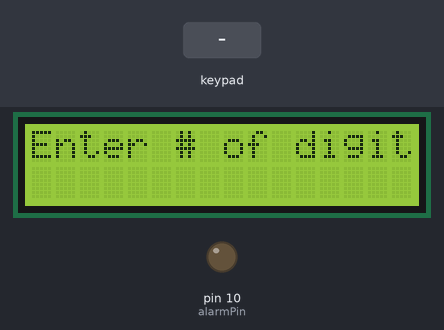
A sketch run on a simulated Arduino Uno, built with avr-gcc and run on an emulated ATmega328P. Shown: 16×2 character LCD, output pins drawn as LEDs (lit = HIGH). The test bench sets the inputs (shaded band). EEPROM starts erased; no radio packets arrive unless stated.

Above: at 0.8 s.
0.9 s: keypad keys 1 3 9 7 # pressed 0.4 s apart
At 3.1 s:
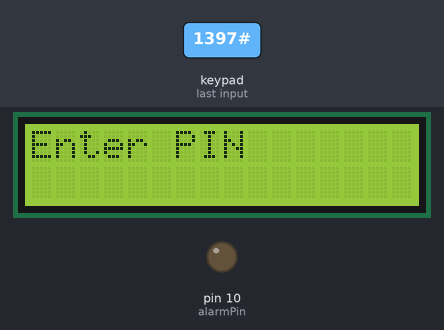
4.4 s: key '3' pressed
At 5.1 s:
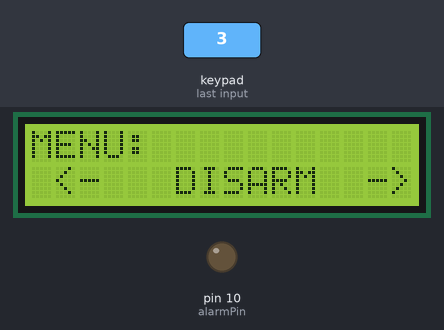
5.9 s: key '4' pressed
At 6.7 s:
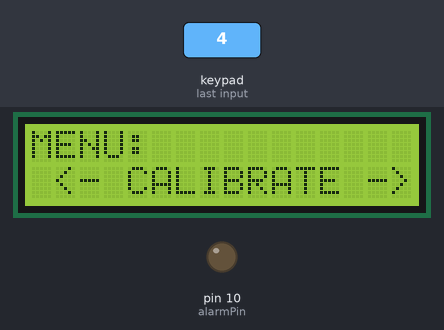
7.4 s: keypad keys 5 4 3 2 # pressed 0.4 s apart
At 9.5 s:
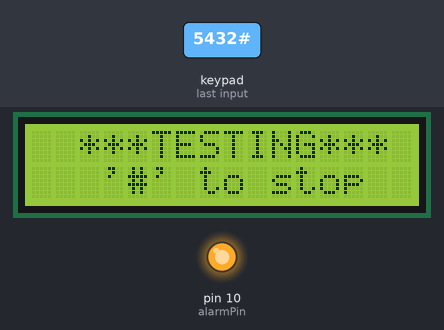
10.9 s: key '#' pressed
At 10.91 s:
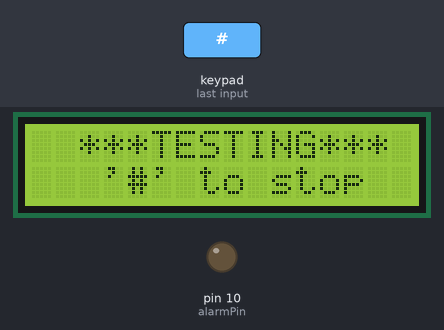
12.4 s: keypad keys 8 7 6 pressed 0.4 s apart
At 13.6 s:
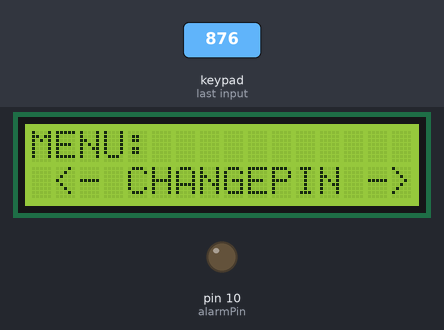
Timing chart, 0 to 15.4 s (numbered marks = the images above; inputs shaded):
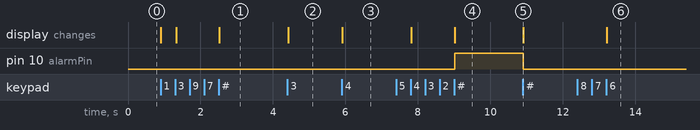

The sketch:

ControlUnit-revised.ino
```cpp
/***********************************************************************
*  Program: Control Unit Firmware for the GunSafe EasyUse Locking System
*
* Authors: Jake Lantz, Charles Rathe,    (software specialty)
*        Phil Partipilo, Nick Bertram  (hardware specialty)
*
* Description: Firmware which recieves input from sensor via  rf transmitter
*        and controls most of the basic functions of
*        the GunSafe EasyUse Alarm System, including:
*         Keypad -> Using Keypad library
*         LCD -> Using LiquidCrystal library
*         RF Receier -> Using VirtualWire library
*
************************************************************************/

// Referenced Libraries
  #include "Keypad.h"
  #include "LiquidCrystal.h"
  #include "EEPROM.h"
  #include "VirtualWire.h"
  #include "pitches.h"

// Global Variables
  const int eeAddr = 1;                   // Byte of EEPROM where start of PIN is
  const int digitAddr = 0;                // Byte of EEPROM where number of digits in PIN is stored: if 0, pick PIN
  const int rxPin = 9;                    // Defines which PIN recieves data from transmitter
  const int alarmPin = 10;                // Defines PIN which alarm is sent to
  const int timerIter = 61;               // 16ms per count

  const float defaultTH = 70;             // Default pressure threshhold for alarm (V)

  int addr;                               // Holds current address
  int STATE = 0;                          // Defines state of system (Armed : 1)
  int pin_digits;                         // Number of digits in the pin
  int option = 0;                         // Holds current menu option
  int count = 0;                          // Generic counting variable
  int digit = 0;                          // Temporarily holds digits
  int timerCount = 0;                     // Keeps track of # of timer cycles
  int currentTH = 70;                     // Current threshhold set by user (V)
  int reading;                            // Holds reading from rf

  bool selecting;                         // Determines whether the user is selecting an option
  bool entering;                          // Determines whether the user is entering a PIN
  bool isValid;                           // Return value after validating PIN
  bool rx_wait = true;                    // Loop variable for recieving message

  char key;                               // Holds characters read from KeyPad
  char newPIN[9];                         // Holds user-entered PIN

// Set up Keypad and LCD
  const byte ROWS = 4;
  const byte COLS = 3;

  char keys[ROWS][COLS] =
  {{'1','2','3'},
    {'4','5','6'},
    {'7','8','9'},
    {'*','0','#'}};

  byte rowPins[ROWS] = {5, 4, 3, 2};
  byte colPins[COLS] = {8, 7, 6};

  Keypad keypad = Keypad( makeKeymap(keys), rowPins, colPins, ROWS, COLS );
  LiquidCrystal lcd(13, 11, A0, A1, A2, A3);

////////////////////////////////////////////////////////////////////
//                          Setup                                 //
////////////////////////////////////////////////////////////////////

void setup(){

// Disable Interrupts
  cli();

// Set up Serial (debugging)
  Serial.begin(9600);

// Set up pin I/O
  pinMode(rxPin, INPUT);
  pinMode(alarmPin, OUTPUT);

// Set up RF Transmitter and Timer 0
  setup_transmitter();

// Set up LCD
  lcd.begin(16,2);            // Set LCD for 16 columns, 2 lines
  lcd.clear();                // Clear LCD and print intro

// Short delay, then go to setup state
  delay(50);
  state_zero();

}

/////////////////////////////////////////////////////////////////////
//                            Main                                 //
/////////////////////////////////////////////////////////////////////

void loop(){
  if(STATE != 3)
    menu_state();
  else{
    if(enterPIN()){
      STATE = 1;
    }
  }
}

/////////////////////////////////////////////////////////////////////////
//                          STATE Functions                            //
/////////////////////////////////////////////////////////////////////////

/************
 * STATE 0  |
 ***********/
void state_zero(){

// Display Welcome message
    print_welcome();

// Read in new PIN # from user
    enterNewPIN();

// Set state to 1
    STATE = 1;

// Print instructions
    print_instructions();
}

/***********
 * STATE 1 |
 **********/
void menu_state(){

  selecting = true;
  option = 0;

  // Print out menu
  lcd.clear();
  lcd.setCursor(1,0);
  lcd.print("MENU: ");

  // Wait for selection
  while(selecting){
    entering = true;

  // This option arms or disarms the safe depending on STATE
    if(option == 0){
      lcd.clear();
      lcd.print("MENU:");
      lcd.setCursor(1,1);

      if(STATE == 1)
        lcd.print("<-    ARM    ->");

      else if(STATE == 2)
        lcd.print("<-   DISARM  ->");
    }

  // This option allows the user to change the PIN
    else if(option == 1){
      lcd.setCursor(1,1);
      lcd.print("<- CHANGEPIN ->");
    }

  // This option allows the user to sound the alarm and check it
    else if(option == 2){
      lcd.setCursor(1,1);
      lcd.print("<- CHECKALARM->");
    }

  // This option allows the user to change the alarm to one of several presets
    else{
      lcd.setCursor(1,1);
      lcd.print("<- CALIBRATE ->");
    }

    // Get user selection
     while(entering){
        get_selection();
     }
  }
}

/////////////////////////////////////////////////////////////////////////////////////
//                           Transmission Functions                                //
/////////////////////////////////////////////////////////////////////////////////////
bool check_pressure(){
  bool pressure = true;

  if(STATE == 2){

    uint8_t buf[4];
    uint8_t buflen = 4;
    String msg = "";

    vw_rx_start();

    if(vw_get_message(buf, &buflen)){

      // Print out recieved data (debugging)
        Serial.print("Got: ");

        for(int i=0; i<buflen; i++){
          msg += (char) buf[i];
          Serial.print(msg[i]);
          Serial.print(' ');
        }

        Serial.print("    String: ");
        Serial.print(msg);

         if(msg.toFloat() >= currentTH)
            pressure = false;

        Serial.println();
      }
  }
  return pressure;
}

void setup_transmitter(){

// Configure pins/settings
  vw_set_rx_pin(rxPin);
  vw_set_ptt_inverted(true);
  vw_setup(2000);
}

/////////////////////////////////////////////////////////////////////////////////////
//                                Display Functions                                //
/////////////////////////////////////////////////////////////////////////////////////

void print_welcome(){
  lcd.clear();
  lcd.setCursor(1,0);
  lcd.print("Welcome!");
  lcd.setCursor(1,1);
  delay(500);
  lcd.print(".  ");
  delay(500);
  lcd.print(".  ");
  delay(500);
  lcd.print(". ");
  delay(500);
}

void print_instructions(){
  lcd.clear();
  lcd.setCursor(1,0);
  lcd.print("Please select");
  lcd.setCursor(1,1);
  lcd.print("an option");
  delay(2000);
  lcd.clear();
  lcd.setCursor(1,0);
  lcd.print("4 & 6 to change");
  lcd.setCursor(1,1);
  lcd.print("'#' to select");
}

void print_disable_alarm(){
  lcd.clear();
  lcd.setCursor(1,0);
  lcd.print(" ***TESTING*** ");
  lcd.setCursor(1,1);
  lcd.print("  '#' to stop  ");
  delay(2000);
}

void print_arming(){
  lcd.clear();
  lcd.print("Arming");
  delay(500);
  lcd.setCursor(1,1);
  lcd.print(". ");
  delay(500);
  lcd.print(". ");
  delay(500);
  lcd.print(". ");
  delay(500);
}

void print_disarming(){
  lcd.clear();
  lcd.print("Disarming");
  delay(500);
  lcd.setCursor(1,1);
  lcd.print(". ");
  delay(500);
  lcd.print(". ");
  delay(500);
  lcd.print(". ");
  delay(500);
}

void print_incorrect_PIN(){
  lcd.clear();
  lcd.print("PIN Incorrect!");
  delay(2000);
}

//////////////////////////////////////////////////////////////////////////////
//                            Alarm Functions                               //
//////////////////////////////////////////////////////////////////////////////

void test_alarm(){

    print_disable_alarm();
    delay(100);
    digitalWrite(10, HIGH);
    bool testing = true;

    while(testing){

      // Get input from keypad
      key = keypad.getKey();

      // If input is '#' -> Stop testing
      if(key != NO_KEY){
        if(key == '#')
          testing = false;
      }
    }

    digitalWrite(10, LOW);
}

void calibrate_alarm(){


}

/////////////////////////////////////////////////////////////////////////////////
//                             PIN Functions                                   //
/////////////////////////////////////////////////////////////////////////////////

bool enterPIN()
{
  // Get number of digits in PIN
  pin_digits = EEPROM.read(digitAddr);

  // Scope Variables
  isValid = true;
  addr = eeAddr;
  entering = true;
  count = 0;

  // Set menu
  lcd.clear();
  lcd.print("Enter PIN");
  lcd.setCursor(1,1);

  // Get PIN
  while(1){

      // Get input from keypad
      key = keypad.getKey();

      // Check if a button has been pressed
      if(key != NO_KEY){

        // Print the key to the screen
        lcd.print(key);

        if(key == '*'){
          // Reset variables and LCD
          lcd.clear();
          lcd.print("Enter PIN:");
          lcd.setCursor(1,1);
          count = 0;

          // Clear array holding pin
          for(int i = 0; i < pin_digits; i++)
            newPIN[i] = 0;
      }

      // User wants to exit 'enter pin' mode
      else if(key == '#')
        return false;

      // If number entered, store it in array
      else{

        digit = key - 48;
        newPIN[count++] = digit;

        // Check if the correct number of digits has been entered
        if(count == pin_digits)
        {
          for(int i = 0; i < pin_digits; i ++)
          {
            if (!(newPIN[i] == EEPROM.read(addr++)))
              isValid = false;
          }
          return isValid;
        }
      }
    }
  }
}

void enterNewPIN()
{
  // Scope Variables
  addr = eeAddr;
  entering = true;
  count = 0;

  lcd.clear();
  lcd.print("Enter # of digits:");
  lcd.setCursor(1,1);

  while(entering)
  {
    // Get input from keypad
    key = keypad.getKey();

    // Check if a button has been pressed
    if(key != NO_KEY)
    {
      // Print the key to the screen
      lcd.print(key);

      if(!(key == '*' || key == '#'))
      {
        // Convert ASCII character to digit and store in EEPROM
        digit = key-48;

        if(digit >= 1){
          EEPROM.write(digitAddr, digit);

        // Store new digits locally and exit loop
        pin_digits = digit;
        entering = false;
        }

        else{
          lcd.clear();
          lcd.setCursor(1,0);
          lcd.print("Must be > 1!");
          delay(2000);
        }
      }
    }
  }

  // Reset variables and LCD
  entering = true;
  lcd.clear();
  lcd.print("Enter new PIN:");
  lcd.setCursor(1,1);

  // While user is still entering
  while(entering)
  {
    // Get input from keypad
    key = keypad.getKey();

    // Check if a button has been pressed
    if(key != NO_KEY)
    {
      // Print the key to the screen
      lcd.print(key);

      // Check if user has pressed '*' (clear)
      if(key == '*')
      {
        // Clear bottom line of LCD, reset count
        lcd.clear();
        lcd.print("Enter new PIN:");
        lcd.setCursor(1,1);
        count = 0;

        // Clear array holding pin
        for(int i = 0; i < pin_digits; i++)
        {newPIN[i] = 0;}
      }

      // Check if number entered
      else{

        digit = key - 48;
        // Store in array (increase count)
        newPIN[count++] = digit;

        // Check if the correct number of digits has been entered
        if(count == pin_digits)
        {
          for(int i = 0; i < pin_digits; i ++)
          {
            EEPROM.write(addr++, newPIN[i]);
          }
          entering = false;
        }
        selecting = false;
      }
    }
  }
}

/////////////////////////////////////////////////////////////////////////////
//                              Keypad Functions                           //
/////////////////////////////////////////////////////////////////////////////

void get_selection(){

  if(!check_pressure()){
    digitalWrite(alarmPin, HIGH);
    STATE = 3;
    selecting = false;
    entering = false;
  }

 key = keypad.getKey();

  // Check if key is pressed
  if (key != NO_KEY)
  {
    // If key is 6, increment menu
    if(key == '6'){
      if(option != 3)
          option += 1;
      else
          option = 0;
    }

    // If key is 4, decrement menu
    else if(key == '4'){
      if(option != 0)
          option -= 1;
      else
          option = 3;
    }

    // If '#' select option
    else if(key == '#')
    {
          if(option == 0){
            if(enterPIN()){

              if(STATE == 1){
                print_arming();
                STATE = 2 ;
              }

              else if(STATE == 2){
                print_disarming();
                STATE = 1;
              }
            }

            else
              print_incorrect_PIN();
          }

          else if(option == 1){
            if(enterPIN)
              enterNewPIN();
          }

          else if(option == 2){
            test_alarm();}

          else
            calibrate_alarm();

            selecting = false;
    }
    entering = false;
  }
}
```

Measured:
- after the input at 0.9 s, the display: first changes at once (image 1 shows a later state)
- after the input at 4.4 s, the display: first changes at once (image 2 shows a later state)
- after the input at 5.9 s, the display: changes at once (image 3)
- after the input at 7.4 s, pin 10 (alarmPin): LOW → HIGH after 1.6 s; the display: first changes after 0.41 s (image 4 shows a later state)
- after the input at 10.9 s, pin 10 (alarmPin): HIGH → LOW at once
- after the input at 12.4 s, the display: changes after 0.81 s (image 6)
